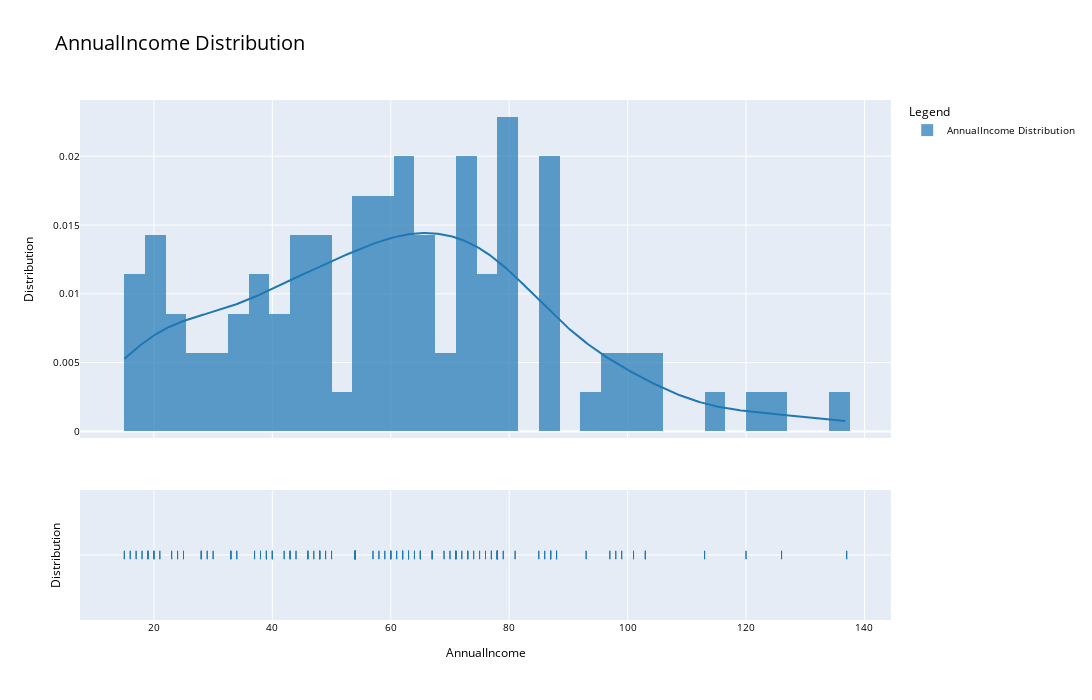

The code cell stored with this chart in its notebook:
### Code cell
#Sharp fall of incomes above 80k
DistributionPlot(Data, "AnnualIncome")

### Figure 1 — Plotly figure (JSON) as saved in the notebook; plotly's stock layout.template omitted (floating-point values rounded to 4 significant figures; data arrays with more than 128 entries replaced by an {"elided": "..."} marker saying what was removed)
{"data": [{"autobinx": false, "histnorm": "probability density", "legendgroup": "AnnualIncome Distribution", "marker": {"color": "rgb(31, 119, 180)"}, "name": "AnnualIncome Distribution", "opacity": 0.7, "type": "histogram", "x": {"elided": "200 int values"}, "xaxis": "x", "xbins": {"end": 137, "size": 3.5, "start": 15}, "yaxis": "y"}, {"legendgroup": "AnnualIncome Distribution", "marker": {"color": "rgb(31, 119, 180)"}, "mode": "lines", "name": "AnnualIncome Distribution", "showlegend": false, "type": "scatter", "x": {"elided": "500 float values"}, "xaxis": "x", "y": {"elided": "500 float values"}, "yaxis": "y"}, {"legendgroup": "AnnualIncome Distribution", "marker": {"color": "rgb(31, 119, 180)", "symbol": "line-ns-open"}, "mode": "markers", "name": "AnnualIncome Distribution", "showlegend": false, "type": "scatter", "x": {"elided": "200 int values"}, "xaxis": "x", "y": {"elided": "200 str values"}, "yaxis": "y2"}], "layout": {"barmode": "overlay", "font": {"color": "Black", "size": 10}, "height": 700, "hovermode": "closest", "legend": {"title": {"text": "Legend"}, "traceorder": "reversed"}, "title": {"font": {"color": "Black", "size": 20}, "text": "AnnualIncome Distribution"}, "width": 1100, "xaxis": {"anchor": "y2", "domain": [0, 1], "showgrid": true, "title": {"text": "AnnualIncome"}, "zeroline": true}, "yaxis": {"anchor": "free", "domain": [0.35, 1], "position": 0, "showgrid": true, "title": {"text": "Distribution"}, "zeroline": true}, "yaxis2": {"anchor": "x", "domain": [0, 0.25], "dtick": 1, "showgrid": true, "showticklabels": false, "title": {"text": "Distribution"}, "zeroline": true}}}
